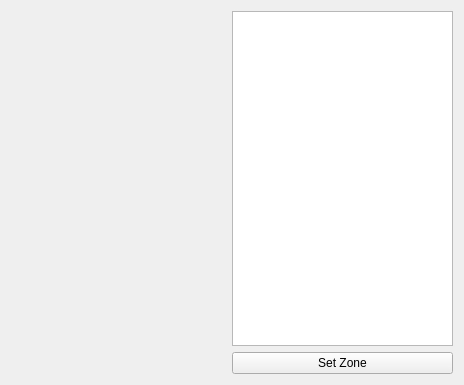
<?xml version="1.0" encoding="UTF-8"?>
<ui version="4.0">
 <class>Form</class>
 <widget class="QWidget" name="Form">
  <property name="geometry">
   <rect>
    <x>0</x>
    <y>0</y>
    <width>464</width>
    <height>385</height>
   </rect>
  </property>
  <property name="windowTitle">
   <string>Form</string>
  </property>
  <layout class="QGridLayout" name="gridLayout">
   <item row="0" column="0">
    <layout class="QHBoxLayout" name="mainLayout" stretch="1,1">
     <item>
      <layout class="QVBoxLayout" name="msgLayout"/>
     </item>
     <item>
      <layout class="QVBoxLayout" name="verticalLayout_3">
       <item>
        <widget class="QListWidget" name="zoneListWidget"/>
       </item>
       <item>
        <widget class="QPushButton" name="setZoneButton">
         <property name="text">
          <string>Set Zone</string>
         </property>
        </widget>
       </item>
      </layout>
     </item>
    </layout>
   </item>
  </layout>
 </widget>
 <resources/>
 <connections/>
</ui>
